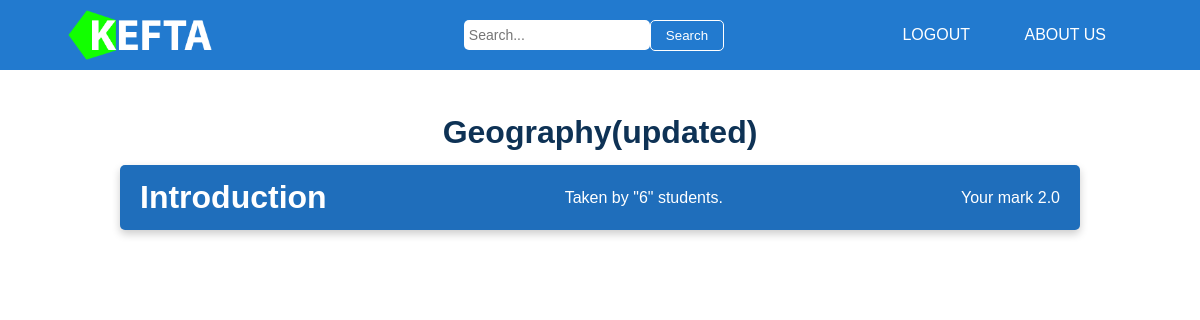
The app's page /exam/e55a221c-e8f1-492c-8fa3-c2ff10cf9cfa (signed in) with its own data.
### models/class_.py (models this page shows, shortened)
class Class(db.Model):
    id = db.Column(db.String(60), primary_key=True, default=generate_uuid)
    name = db.Column(db.String(60), nullable=False)
    teacher_id = db.Column(db.String(60), db.ForeignKey('teacher.id'),
                           nullable=False)
    created_at = db.Column(db.DateTime, nullable=False,
                           default=datetime.utcnow)
    updated_at = db.Column(db.DateTime, nullable=False,
                           default=datetime.utcnow)
    image_name = db.Column(db.String(60), nullable=False)
    exams = db.relationship('Exam', backref='class', lazy=True,
                            cascade="all, delete-orphan")

### models/exam.py (models this page shows, shortened)
class Exam(db.Model):
    id = db.Column(db.String(60), primary_key=True, default=generate_uuid)
    name = db.Column(db.String(60), nullable=False)
    created_at = db.Column(db.DateTime, nullable=False,
                           default=datetime.utcnow)
    class_id = db.Column(db.String(60), db.ForeignKey('class.id'),
                         nullable=False)
    created_at = db.Column(db.DateTime, nullable=False,
                           default=datetime.utcnow)
    updated_at = db.Column(db.DateTime, nullable=False,
                           default=datetime.utcnow)
    questions = db.relationship('Question', backref='exam', lazy=True,
                                cascade="all, delete-orphan")
    marks = db.relationship('Mark')
    def student_no(self):
        return len(self.marks)

### models/mark.py (models this page shows, shortened)
class Mark(db.Model):
    id = db.Column(db.String(60), primary_key=True, default=generate_uuid)
    mark = db.Column(db.Float, nullable=False)
    student_id = db.Column(db.Integer, db.ForeignKey('student.id'),
                           nullable=False)
    exam_id = db.Column(db.Integer, db.ForeignKey('exam.id'), nullable=False)

### views/exam.py (the view)
@exam.route('/exam/<string:class_id>', methods=['GET', 'POST'])
@login_required
def exams(class_id):
    all_exam = Exam.query.filter_by(class_id=class_id).all()
    current_class = Class.query.filter_by(id=class_id).first()
    return render_template('exam.html', user=current_user,
                           exams=all_exam, current_class=current_class)

### app.py (called while the page is built)
@app.teardown_appcontext
def teardown_handler(self):
    db.session.remove()

### templates/exam.html (shortened to what this page needs)
{% extends "base.html" %}
{% block style %}
<link rel="stylesheet" type="text/css" href="../static/css/exam.css">
{% endblock %}
{% block content%}
{% if exams|length == 0 %}
	<h1 class="class-name">No exam created yet</h1>
{% else %}
	<h1 class="class-name">{{ exams[0].class.name }}</h1>
{% endif %}
{% for exam in exams %}
<div class="exam-list" onclick="questionList('{{ exam.id }}')">
	<h1>{{ exam.name }}</h1>
	<p class="status">Taken by "{{ exam.student_no() }}" students.</p>
	{% if exam.class.teacher.id == user.id %}
		<div class="edit_question">
			<a onclick="editExam('{{exam.id}}'); event.stopPropagation();" class="edit_btn">Edit</a>
			<a onclick="deleteExam('{{exam.id}}'); event.stopPropagation();" class="remove_btn">Remove</a>
		</div>
	{% else %}
		<div class="exam_mark">
			{% for mark in exam.marks %}
				{% if mark.student_id == user.id|string %}
					<p class="status">Your mark {{ mark.mark }}</p>
				{% endif %}
			{% endfor %}
		</div>
	{% endif %}
</div>
{% endfor %}
{% endblock %}

### static/css/common.css (style rules this page uses)
* { padding: 0; margin: 0; box-sizing: border-box; font-family: sans-serif; }
:root { --color1: #1F6EBB; --color2: #6998C7; --color3: #227ACF; --color4: #4890D5; --color5: #0E3255; }
html { scroll-behavior: smooth; }

### static/css/exam.css (style rules this page uses)
* { padding: 0; margin: 0; box-sizing: border-box; font-family: sans-serif; }
:root { --color1: #1F6EBB; --color2: #6998C7; --color3: #227ACF; --color4: #4890D5; --color5: #0E3255; }
.container .class-name { text-align: center; padding: 14px 14px; color: var(--color5); }
.container .exam-list { background: var(--color1); display: flex; box-shadow: 0 4px 8px 0 rgba(0, 0, 0, 0.2); margin-bottom: 20px; border-radius: 5px; padding: 14px 20px; color: white; cursor: pointer; justify-content: space-between; }
.container .exam-list .status { padding-top: 10px; }

### records on screen
Class: name "Geography(updated)"
Exam: name "Introduction", student_no "6"
Mark: mark "2.0"
